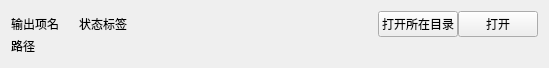
<?xml version="1.0" encoding="UTF-8"?>
<ui version="4.0">
 <class>OutputWidget</class>
 <widget class="QWidget" name="OutputWidget">
  <property name="geometry">
   <rect>
    <x>0</x>
    <y>0</y>
    <width>549</width>
    <height>68</height>
   </rect>
  </property>
  <property name="windowTitle">
   <string>Form</string>
  </property>
  <layout class="QVBoxLayout" name="verticalLayout">
   <property name="spacing">
    <number>0</number>
   </property>
   <item>
    <layout class="QHBoxLayout" name="horizontalLayout">
     <item>
      <widget class="QLabel" name="fieldNameLabel">
       <property name="sizePolicy">
        <sizepolicy hsizetype="Preferred" vsizetype="Fixed">
         <horstretch>0</horstretch>
         <verstretch>0</verstretch>
        </sizepolicy>
       </property>
       <property name="text">
        <string>输出项名</string>
       </property>
      </widget>
     </item>
     <item>
      <spacer name="horizontalSpacer_2">
       <property name="orientation">
        <enum>Qt::Horizontal</enum>
       </property>
       <property name="sizeType">
        <enum>QSizePolicy::Fixed</enum>
       </property>
       <property name="sizeHint" stdset="0">
        <size>
         <width>20</width>
         <height>20</height>
        </size>
       </property>
      </spacer>
     </item>
     <item>
      <widget class="QLabel" name="statusLabel">
       <property name="sizePolicy">
        <sizepolicy hsizetype="Fixed" vsizetype="Fixed">
         <horstretch>0</horstretch>
         <verstretch>0</verstretch>
        </sizepolicy>
       </property>
       <property name="text">
        <string>状态标签</string>
       </property>
      </widget>
     </item>
     <item>
      <spacer name="horizontalSpacer">
       <property name="orientation">
        <enum>Qt::Horizontal</enum>
       </property>
       <property name="sizeHint" stdset="0">
        <size>
         <width>40</width>
         <height>20</height>
        </size>
       </property>
      </spacer>
     </item>
     <item>
      <widget class="QPushButton" name="openInExplorerPushButton">
       <property name="text">
        <string>打开所在目录</string>
       </property>
      </widget>
     </item>
     <item>
      <widget class="QPushButton" name="openPushButton">
       <property name="text">
        <string>打开</string>
       </property>
      </widget>
     </item>
    </layout>
   </item>
   <item>
    <layout class="QHBoxLayout" name="horizontalLayout_2">
     <item>
      <widget class="QLabel" name="pathLabel">
       <property name="sizePolicy">
        <sizepolicy hsizetype="Expanding" vsizetype="Fixed">
         <horstretch>0</horstretch>
         <verstretch>0</verstretch>
        </sizepolicy>
       </property>
       <property name="text">
        <string>路径</string>
       </property>
      </widget>
     </item>
    </layout>
   </item>
  </layout>
 </widget>
 <resources/>
 <connections/>
</ui>
